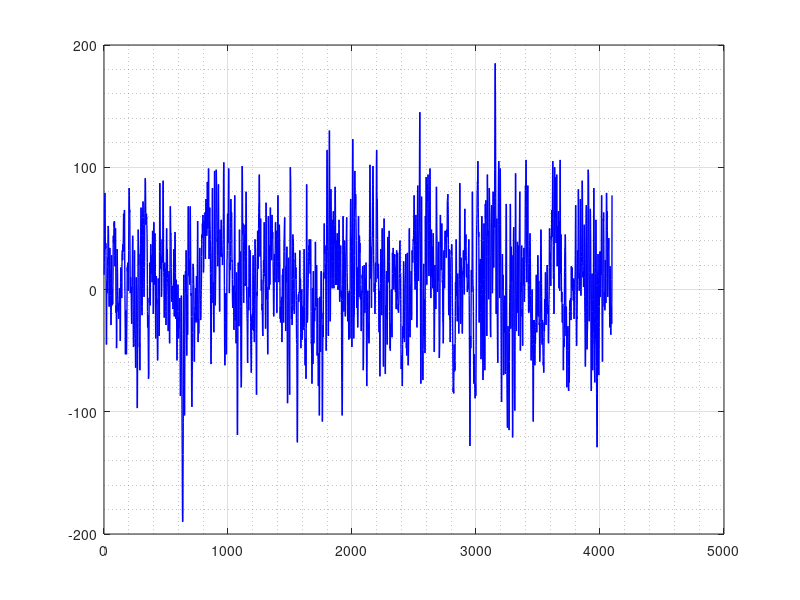
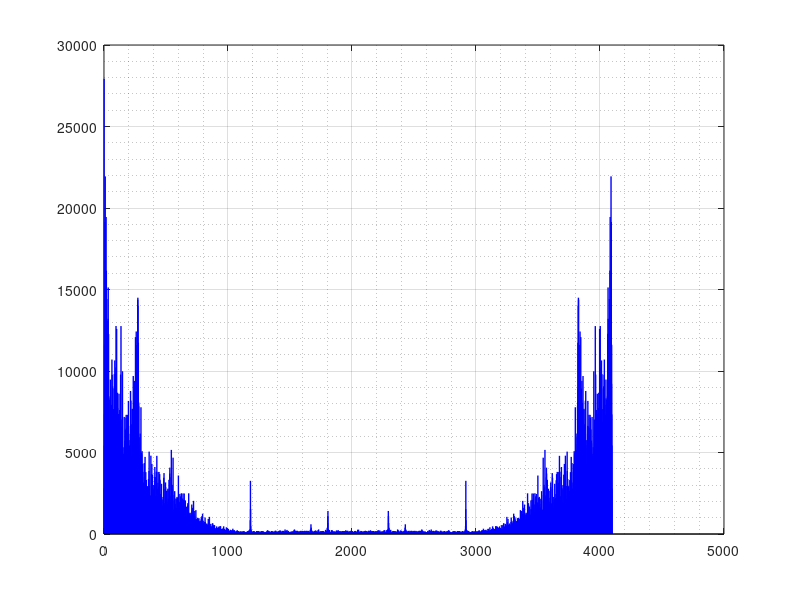
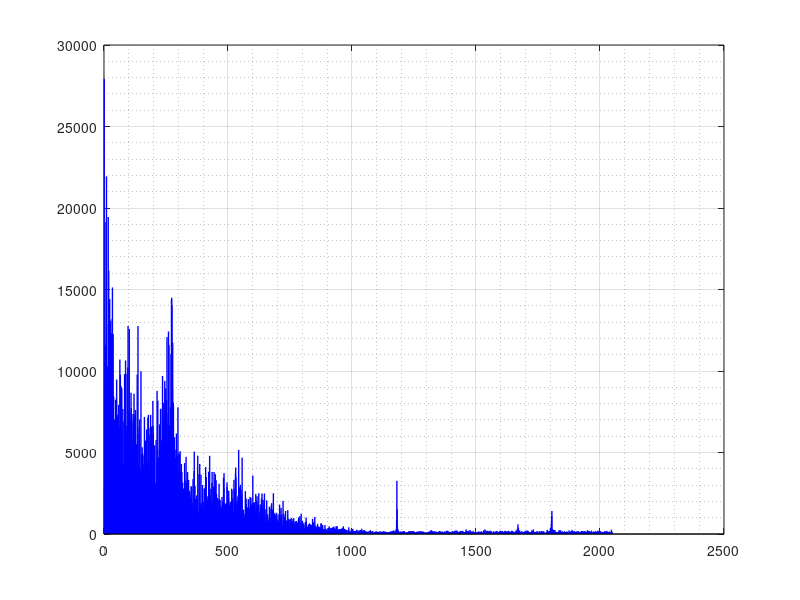
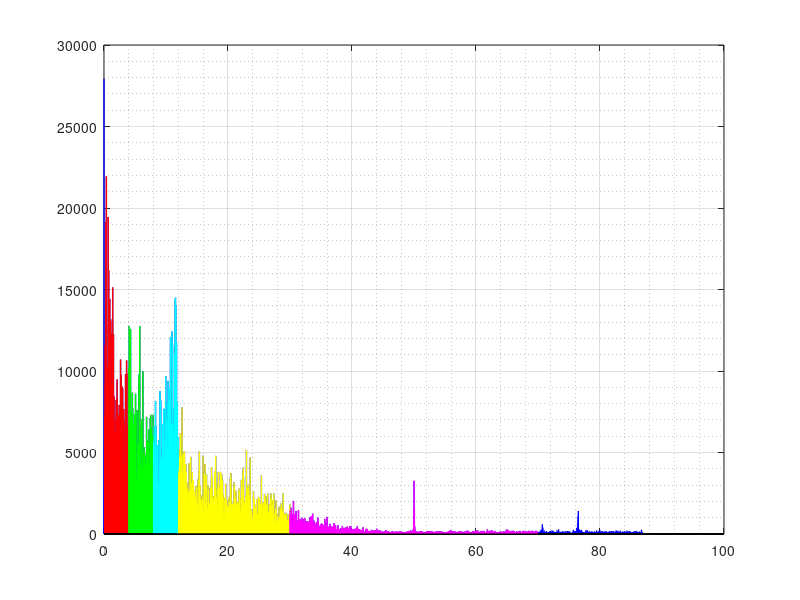

Reproduce these figures in MATLAB, in order.
clc
clear
close all
%% www.onlinebme.com
load('A.mat')
fs=173.61;
sig= A(:,1)';
plot(sig,'b','linewidth',1)
grid on
grid minor
%% step 1: fourier transform
N= length(sig);
fx= fft(sig,N);
figure
stem(abs(fx),'b','linewidth',1,'marker','none')
grid on
grid minor
%% step 2: select half of coeficients
fx= fx(1: round(N/2));
figure
stem(abs(fx),'b','linewidth',1,'marker','none')
grid on
grid minor
%% step 3: calculate Magnitude of coeficients
fx= abs(fx);
%% step 4: calculate frequency resolution
rf= linspace(0,fs/2,round(N/2));
figure
stem(rf,fx,'b','linewidth',1,'marker','none')
grid on
grid minor
%% step 5: determine coeficients of delta rhythms
fl= 0.1;
fh= 4;
indx= find(rf>= fl & rf<=fh);
hold on
stem(rf(indx),fx(indx),'r','linewidth',1,'marker','none')

%% determine coeficients of Theta rhythms
fl= 4;
fh= 8;
indx= find(rf>= fl & rf<=fh);
stem(rf(indx),fx(indx),'g','linewidth',1,'marker','none')
%% determine coeficients of alpha rhythms
fl= 8;
fh= 12;
indx= find(rf>= fl & rf<=fh);
hold on
stem(rf(indx),fx(indx),'c','linewidth',1,'marker','none')
%% determine coeficients of beta rhythms
fl= 12;
fh= 30;
indx= find(rf>= fl & rf<=fh);
hold on
stem(rf(indx),fx(indx),'y','linewidth',1,'marker','none')
%% determine coeficients of gamma rhythms
fl= 30;
fh= 70;
indx= find(rf>= fl & rf<=fh);
hold on
stem(rf(indx),fx(indx),'m','linewidth',1,'marker','none')

















